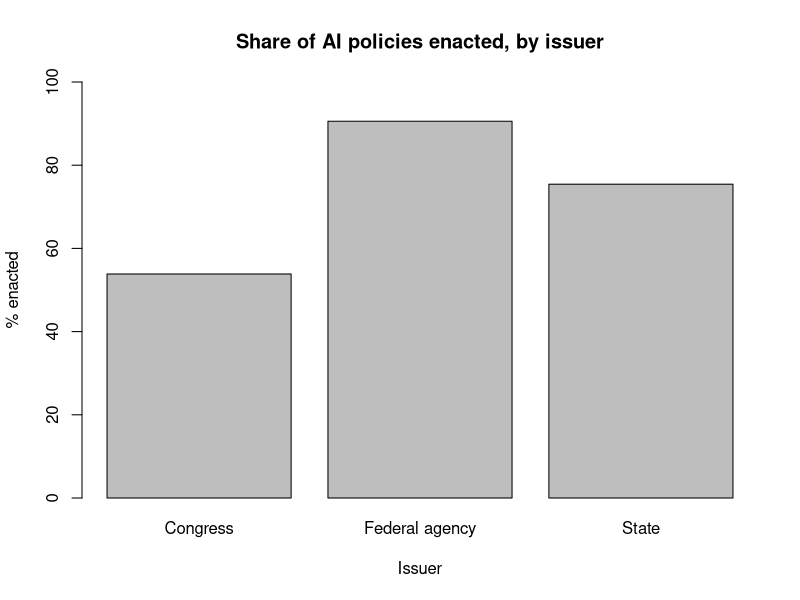
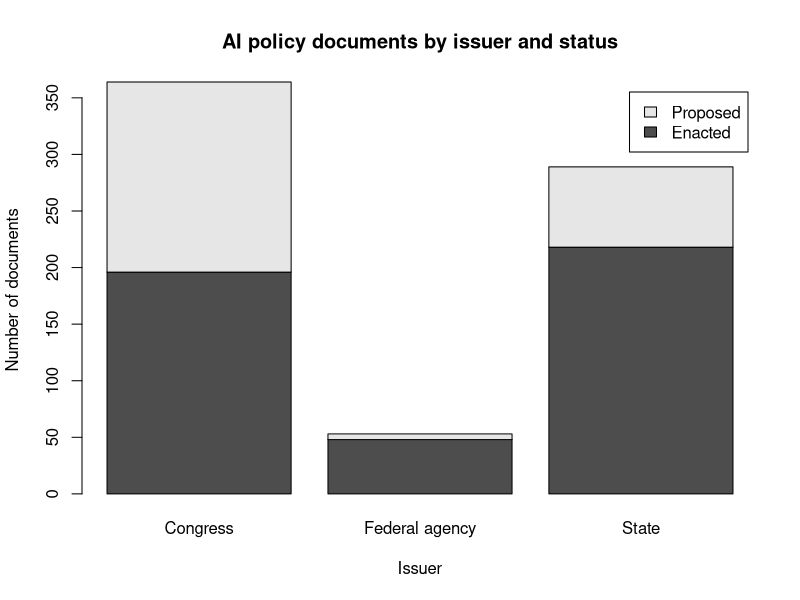
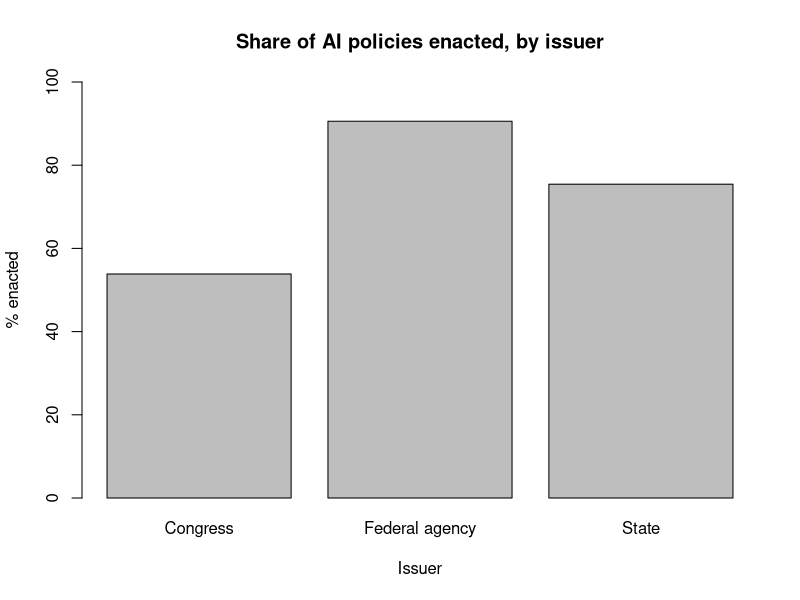
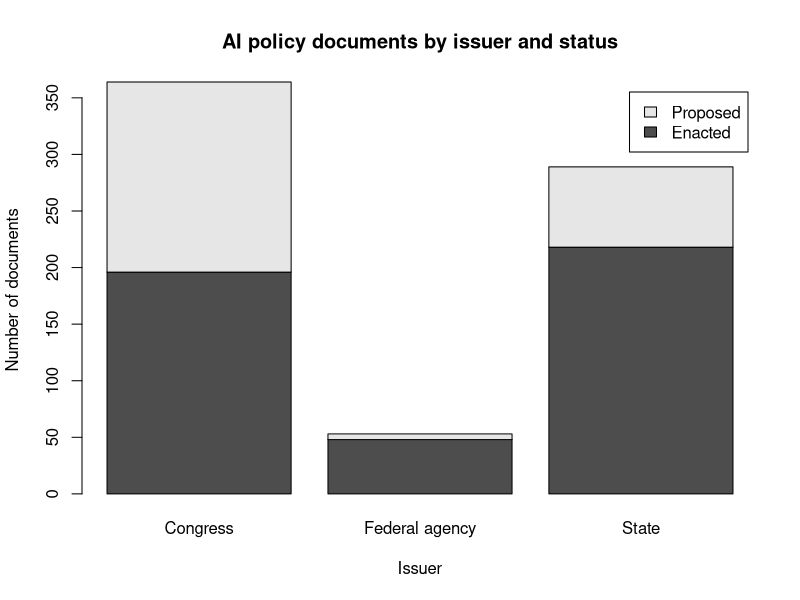

The R script that drew these images, in order:
## ---- chunk 1
#| label: load-data
documents <- read.csv("data/agora/documents.csv")
authorities <- read.csv("data/agora/authorities.csv")
## ---- chunk 2
#| label: first-look
head(documents[, c("Authority", "Most.recent.activity")])
dim(documents)
dim(authorities)

## View(documents)

## most recent activity
table(documents$Most.recent.activity, exclude = NULL)

## number of different authorities
dim(table(documents$Authority))
## ---- chunk 3
#| label: parent-group
## parent group for each authority (from authorities.csv)
documents$parent <- authorities$Parent.authority[match(documents$Authority,
                                                       authorities$Name)]
sum(is.na(match(documents$Authority, authorities$Name)))
table(documents$parent, exclude = NULL)
## ---- chunk 4
#| label: issuer
## issuer: Congress, federal agency or state
documents$issuer <- NA
documents$issuer <- ifelse(documents$Authority == "United States Congress",
                           "Congress", documents$issuer)
documents$issuer <- ifelse(documents$parent == "Federal government" &
                           documents$Authority != "United States Congress",
                           "Federal agency", documents$issuer)
documents$issuer <- ifelse(documents$parent == "State governments",
                           "State", documents$issuer)
table(documents$issuer, exclude = NULL)

## authorities counted as federal agencies
table(documents$Authority[documents$issuer == "Federal agency"])
## ---- chunk 5
#| label: dropping-defunct
## keeping Congress, federal agencies and states only
issuers <- documents[!is.na(documents$issuer), ]
table(issuers$issuer, issuers$Most.recent.activity)

## dropping Defunct (DV is proposed or enacted)
policies <- issuers[issuers$Most.recent.activity != "Defunct", ]
policies$enacted <- ifelse(policies$Most.recent.activity == "Enacted", 1, 0)

## N used and dropped
nrow(documents)
nrow(documents) - nrow(issuers)
sum(issuers$Most.recent.activity == "Defunct")
nrow(policies)
## ---- chunk 6
#| label: activity-counts
## enacted and proposed by issuer
activity_counts <- table(policies$issuer, policies$Most.recent.activity)
activity_counts
sum(activity_counts)

## percentages within each issuer
100 * prop.table(activity_counts, margin = 1)

## share enacted by issuer
congress <- policies$enacted[policies$issuer == "Congress"]
agency <- policies$enacted[policies$issuer == "Federal agency"]
state <- policies$enacted[policies$issuer == "State"]

table(policies$issuer)

pct_enacted <- 100 * c("Congress" = mean(congress),
                       "Federal agency" = mean(agency),
                       "State" = mean(state))
pct_enacted
## ---- chunk 7
#| label: group-intervals
## 95% confidence intervals
## Congress
100 * (mean(congress) - 1.96 * sqrt(var(congress) / length(congress)))
100 * (mean(congress) + 1.96 * sqrt(var(congress) / length(congress)))

## federal agency
100 * (mean(agency) - 1.96 * sqrt(var(agency) / length(agency)))
100 * (mean(agency) + 1.96 * sqrt(var(agency) / length(agency)))

## state
100 * (mean(state) - 1.96 * sqrt(var(state) / length(state)))
100 * (mean(state) + 1.96 * sqrt(var(state) / length(state)))
## ---- chunk 8
#| label: difference-in-means
## federal agency vs Congress
treatment <- policies[policies$issuer == "Federal agency", ]
control <- policies[policies$issuer == "Congress", ]
n_t <- nrow(treatment)
n_c <- nrow(control)

## difference in means
diff_means <- mean(treatment$enacted) - mean(control$enacted)
100 * diff_means

## standard error
se_diff <- sqrt(var(treatment$enacted) / n_t + var(control$enacted) / n_c)

## 95% confidence interval
100 * (diff_means - 1.96 * se_diff)
100 * (diff_means + 1.96 * se_diff)

## z-statistic and p-values
z_obs <- diff_means / se_diff
z_obs
2 * pnorm(-abs(z_obs))
pnorm(-z_obs)

## reject H0 at 5%?
2 * pnorm(-abs(z_obs)) < 0.05
## ---- chunk 9
#| label: regression
## same comparison with lm()
two_groups <- policies[policies$issuer != "State", ]
two_groups$agency <- ifelse(two_groups$issuer == "Federal agency", 1, 0)
fit <- lm(enacted ~ agency, data = two_groups)
fit
summary(fit)$coef
## ---- chunk 10
#| label: save-figures
#| include: false
## bar charts
png("figures/fig1_pct_enacted_by_issuer.png",
    width = 8, height = 5.5, units = "in", res = 300)
barplot(pct_enacted, ylim = c(0, 100),
        xlab = "Issuer", ylab = "% enacted",
        main = "Share of AI policies enacted, by issuer")
dev.off()

png("figures/fig2_counts_by_issuer.png",
    width = 8, height = 5.5, units = "in", res = 300)
barplot(t(activity_counts), legend.text = TRUE,
        xlab = "Issuer", ylab = "Number of documents",
        main = "AI policy documents by issuer and status")
dev.off()
## ---- chunk 11
#| label: pct-enacted-chart
#| fig-width: 7
#| fig-height: 4.5
## share enacted
barplot(pct_enacted, ylim = c(0, 100),
        xlab = "Issuer", ylab = "% enacted",
        main = "Share of AI policies enacted, by issuer")
## ---- chunk 12
#| label: counts-chart
#| fig-width: 7
#| fig-height: 4.5
## enacted and proposed
barplot(t(activity_counts), legend.text = TRUE,
        xlab = "Issuer", ylab = "Number of documents",
        main = "AI policy documents by issuer and status")
## ---- chunk 13
#| label: check-defunct
## check 1: Defunct counted as not enacted
issuers$enacted <- ifelse(issuers$Most.recent.activity == "Enacted", 1, 0)
agency_all <- issuers$enacted[issuers$issuer == "Federal agency"]
congress_all <- issuers$enacted[issuers$issuer == "Congress"]
length(agency_all)
length(congress_all)

diff_defunct <- mean(agency_all) - mean(congress_all)
se_defunct <- sqrt(var(agency_all) / length(agency_all) +
                   var(congress_all) / length(congress_all))
100 * diff_defunct
100 * (diff_defunct - 1.96 * se_defunct)
100 * (diff_defunct + 1.96 * se_defunct)
diff_defunct / se_defunct
2 * pnorm(-abs(diff_defunct / se_defunct))
## ---- chunk 14
#| label: check-no-eop
## check 2: without the Executive Office of the President
agency_no_eop <- policies$enacted[policies$issuer == "Federal agency" &
                                  policies$Authority != "Executive Office of the President"]
length(agency_no_eop)

diff_no_eop <- mean(agency_no_eop) - mean(control$enacted)
se_no_eop <- sqrt(var(agency_no_eop) / length(agency_no_eop) +
                  var(control$enacted) / n_c)
100 * diff_no_eop
100 * (diff_no_eop - 1.96 * se_no_eop)
100 * (diff_no_eop + 1.96 * se_no_eop)
diff_no_eop / se_no_eop
2 * pnorm(-abs(diff_no_eop / se_no_eop))
## ---- chunk 15
#| label: check-validated
## check 3: validated rows only
validated <- policies[policies$Validated. == "true", ]
table(validated$issuer, validated$Most.recent.activity)

agency_val <- validated$enacted[validated$issuer == "Federal agency"]
congress_val <- validated$enacted[validated$issuer == "Congress"]
length(agency_val)
length(congress_val)

diff_val <- mean(agency_val) - mean(congress_val)
se_val <- sqrt(var(agency_val) / length(agency_val) +
               var(congress_val) / length(congress_val))
100 * diff_val
100 * (diff_val - 1.96 * se_val)
100 * (diff_val + 1.96 * se_val)
diff_val / se_val
2 * pnorm(-abs(diff_val / se_val))
## ---- chunk 16
#| label: sentence-numbers
## numbers for the assuming sentence
round(100 * diff_means, 1)
round(100 * (diff_means - 1.96 * se_diff), 1)
round(100 * (diff_means + 1.96 * se_diff), 1)
